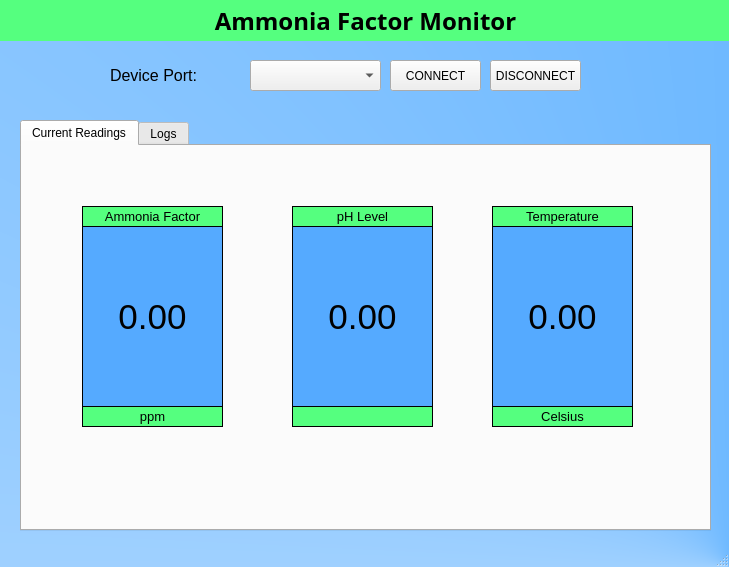
<?xml version="1.0" encoding="UTF-8"?>
<ui version="4.0">
 <class>MainWindow</class>
 <widget class="QMainWindow" name="MainWindow">
  <property name="geometry">
   <rect>
    <x>0</x>
    <y>0</y>
    <width>729</width>
    <height>567</height>
   </rect>
  </property>
  <property name="windowTitle">
   <string>MainWindow</string>
  </property>
  <property name="styleSheet">
   <string notr="true">#MainWindow
{
background-color: qconicalgradient(cx:1, cy:1, angle:0, stop:0 rgba(63, 162, 255, 255), stop:1 rgba(255, 255, 255, 255));
}</string>
  </property>
  <widget class="QWidget" name="centralwidget">
   <widget class="QLabel" name="label">
    <property name="geometry">
     <rect>
      <x>110</x>
      <y>60</y>
      <width>121</width>
      <height>31</height>
     </rect>
    </property>
    <property name="font">
     <font>
      <pointsize>12</pointsize>
     </font>
    </property>
    <property name="text">
     <string>Device Port:</string>
    </property>
   </widget>
   <widget class="QComboBox" name="portsCB">
    <property name="geometry">
     <rect>
      <x>250</x>
      <y>60</y>
      <width>131</width>
      <height>31</height>
     </rect>
    </property>
   </widget>
   <widget class="QPushButton" name="connectButton">
    <property name="geometry">
     <rect>
      <x>390</x>
      <y>60</y>
      <width>91</width>
      <height>31</height>
     </rect>
    </property>
    <property name="text">
     <string>CONNECT</string>
    </property>
   </widget>
   <widget class="QPushButton" name="disconnectButton">
    <property name="geometry">
     <rect>
      <x>490</x>
      <y>60</y>
      <width>91</width>
      <height>31</height>
     </rect>
    </property>
    <property name="text">
     <string>DISCONNECT</string>
    </property>
   </widget>
   <widget class="QTabWidget" name="tabWidget">
    <property name="geometry">
     <rect>
      <x>20</x>
      <y>120</y>
      <width>691</width>
      <height>411</height>
     </rect>
    </property>
    <property name="currentIndex">
     <number>0</number>
    </property>
    <widget class="QWidget" name="tab">
     <attribute name="title">
      <string>Current Readings</string>
     </attribute>
     <widget class="QLabel" name="ammoniaLabel">
      <property name="geometry">
       <rect>
        <x>60</x>
        <y>80</y>
        <width>141</width>
        <height>181</height>
       </rect>
      </property>
      <property name="font">
       <font>
        <pointsize>26</pointsize>
       </font>
      </property>
      <property name="styleSheet">
       <string notr="true">background-color: rgb(85, 170, 255);</string>
      </property>
      <property name="frameShape">
       <enum>QFrame::Box</enum>
      </property>
      <property name="text">
       <string>0.00</string>
      </property>
      <property name="alignment">
       <set>Qt::AlignCenter</set>
      </property>
     </widget>
     <widget class="QLabel" name="phLabel">
      <property name="geometry">
       <rect>
        <x>270</x>
        <y>80</y>
        <width>141</width>
        <height>181</height>
       </rect>
      </property>
      <property name="font">
       <font>
        <pointsize>26</pointsize>
       </font>
      </property>
      <property name="styleSheet">
       <string notr="true">background-color: rgb(85, 170, 255);</string>
      </property>
      <property name="frameShape">
       <enum>QFrame::Box</enum>
      </property>
      <property name="text">
       <string>0.00</string>
      </property>
      <property name="alignment">
       <set>Qt::AlignCenter</set>
      </property>
     </widget>
     <widget class="QLabel" name="tempLabel">
      <property name="geometry">
       <rect>
        <x>470</x>
        <y>80</y>
        <width>141</width>
        <height>181</height>
       </rect>
      </property>
      <property name="font">
       <font>
        <pointsize>26</pointsize>
       </font>
      </property>
      <property name="styleSheet">
       <string notr="true">background-color: rgb(85, 170, 255);</string>
      </property>
      <property name="frameShape">
       <enum>QFrame::Box</enum>
      </property>
      <property name="text">
       <string>0.00</string>
      </property>
      <property name="alignment">
       <set>Qt::AlignCenter</set>
      </property>
     </widget>
     <widget class="QLabel" name="label_5">
      <property name="geometry">
       <rect>
        <x>60</x>
        <y>60</y>
        <width>141</width>
        <height>21</height>
       </rect>
      </property>
      <property name="font">
       <font>
        <pointsize>10</pointsize>
       </font>
      </property>
      <property name="styleSheet">
       <string notr="true"> background-color: rgb(85, 255, 127);</string>
      </property>
      <property name="frameShape">
       <enum>QFrame::Box</enum>
      </property>
      <property name="text">
       <string>Ammonia Factor</string>
      </property>
      <property name="alignment">
       <set>Qt::AlignCenter</set>
      </property>
     </widget>
     <widget class="QLabel" name="label_6">
      <property name="geometry">
       <rect>
        <x>270</x>
        <y>60</y>
        <width>141</width>
        <height>21</height>
       </rect>
      </property>
      <property name="font">
       <font>
        <pointsize>10</pointsize>
       </font>
      </property>
      <property name="styleSheet">
       <string notr="true"> background-color: rgb(85, 255, 127);</string>
      </property>
      <property name="frameShape">
       <enum>QFrame::Box</enum>
      </property>
      <property name="text">
       <string>pH Level</string>
      </property>
      <property name="alignment">
       <set>Qt::AlignCenter</set>
      </property>
     </widget>
     <widget class="QLabel" name="label_7">
      <property name="geometry">
       <rect>
        <x>470</x>
        <y>60</y>
        <width>141</width>
        <height>21</height>
       </rect>
      </property>
      <property name="font">
       <font>
        <pointsize>10</pointsize>
       </font>
      </property>
      <property name="styleSheet">
       <string notr="true"> background-color: rgb(85, 255, 127);</string>
      </property>
      <property name="frameShape">
       <enum>QFrame::Box</enum>
      </property>
      <property name="text">
       <string>Temperature</string>
      </property>
      <property name="alignment">
       <set>Qt::AlignCenter</set>
      </property>
     </widget>
     <widget class="QLabel" name="label_8">
      <property name="geometry">
       <rect>
        <x>60</x>
        <y>260</y>
        <width>141</width>
        <height>21</height>
       </rect>
      </property>
      <property name="font">
       <font>
        <pointsize>10</pointsize>
       </font>
      </property>
      <property name="styleSheet">
       <string notr="true"> background-color: rgb(85, 255, 127);</string>
      </property>
      <property name="frameShape">
       <enum>QFrame::Box</enum>
      </property>
      <property name="text">
       <string>ppm</string>
      </property>
      <property name="alignment">
       <set>Qt::AlignCenter</set>
      </property>
     </widget>
     <widget class="QLabel" name="label_9">
      <property name="geometry">
       <rect>
        <x>270</x>
        <y>260</y>
        <width>141</width>
        <height>21</height>
       </rect>
      </property>
      <property name="font">
       <font>
        <pointsize>10</pointsize>
       </font>
      </property>
      <property name="styleSheet">
       <string notr="true"> background-color: rgb(85, 255, 127);</string>
      </property>
      <property name="frameShape">
       <enum>QFrame::Box</enum>
      </property>
      <property name="text">
       <string/>
      </property>
      <property name="alignment">
       <set>Qt::AlignCenter</set>
      </property>
     </widget>
     <widget class="QLabel" name="label_10">
      <property name="geometry">
       <rect>
        <x>470</x>
        <y>260</y>
        <width>141</width>
        <height>21</height>
       </rect>
      </property>
      <property name="font">
       <font>
        <pointsize>10</pointsize>
       </font>
      </property>
      <property name="styleSheet">
       <string notr="true"> background-color: rgb(85, 255, 127);</string>
      </property>
      <property name="frameShape">
       <enum>QFrame::Box</enum>
      </property>
      <property name="text">
       <string>Celsius</string>
      </property>
      <property name="alignment">
       <set>Qt::AlignCenter</set>
      </property>
     </widget>
    </widget>
    <widget class="QWidget" name="tab_2">
     <attribute name="title">
      <string>Logs</string>
     </attribute>
     <widget class="QTableWidget" name="tableWidget">
      <property name="geometry">
       <rect>
        <x>20</x>
        <y>20</y>
        <width>461</width>
        <height>351</height>
       </rect>
      </property>
     </widget>
     <widget class="QDateEdit" name="dateEdit">
      <property name="geometry">
       <rect>
        <x>520</x>
        <y>30</y>
        <width>141</width>
        <height>22</height>
       </rect>
      </property>
     </widget>
     <widget class="QPushButton" name="showAllButton">
      <property name="geometry">
       <rect>
        <x>520</x>
        <y>110</y>
        <width>141</width>
        <height>31</height>
       </rect>
      </property>
      <property name="text">
       <string>SHOW ALL</string>
      </property>
     </widget>
     <widget class="QPushButton" name="showDateButton">
      <property name="geometry">
       <rect>
        <x>520</x>
        <y>70</y>
        <width>141</width>
        <height>31</height>
       </rect>
      </property>
      <property name="text">
       <string>SHOW AT DATE</string>
      </property>
     </widget>
     <widget class="QPushButton" name="createCSV">
      <property name="geometry">
       <rect>
        <x>520</x>
        <y>190</y>
        <width>141</width>
        <height>31</height>
       </rect>
      </property>
      <property name="text">
       <string>CREATE EXCEL</string>
      </property>
     </widget>
    </widget>
   </widget>
   <widget class="QLabel" name="label_2">
    <property name="geometry">
     <rect>
      <x>0</x>
      <y>0</y>
      <width>731</width>
      <height>41</height>
     </rect>
    </property>
    <property name="font">
     <font>
      <family>Rockwell Extra Bold</family>
      <pointsize>18</pointsize>
      <weight>75</weight>
      <bold>true</bold>
     </font>
    </property>
    <property name="styleSheet">
     <string notr="true">background-color: rgb(85, 255, 127);</string>
    </property>
    <property name="frameShape">
     <enum>QFrame::NoFrame</enum>
    </property>
    <property name="text">
     <string>Ammonia Factor Monitor</string>
    </property>
    <property name="alignment">
     <set>Qt::AlignCenter</set>
    </property>
   </widget>
  </widget>
  <widget class="QMenuBar" name="menubar">
   <property name="geometry">
    <rect>
     <x>0</x>
     <y>0</y>
     <width>729</width>
     <height>26</height>
    </rect>
   </property>
  </widget>
  <widget class="QStatusBar" name="statusbar"/>
 </widget>
 <tabstops>
  <tabstop>portsCB</tabstop>
  <tabstop>connectButton</tabstop>
  <tabstop>disconnectButton</tabstop>
  <tabstop>tabWidget</tabstop>
  <tabstop>tableWidget</tabstop>
 </tabstops>
 <resources/>
 <connections/>
</ui>
